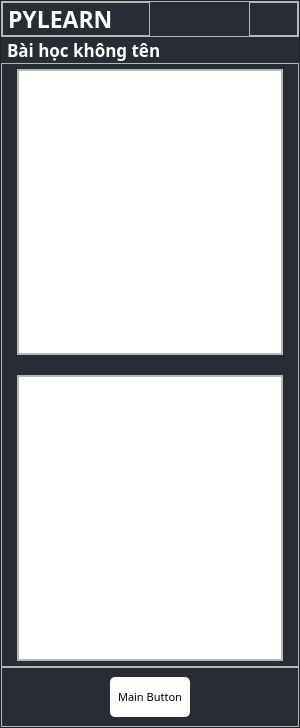
<?xml version="1.0" encoding="UTF-8"?>
<ui version="4.0">
 <class>MainWindow</class>
 <widget class="QMainWindow" name="MainWindow">
  <property name="geometry">
   <rect>
    <x>0</x>
    <y>0</y>
    <width>300</width>
    <height>728</height>
   </rect>
  </property>
  <property name="minimumSize">
   <size>
    <width>300</width>
    <height>728</height>
   </size>
  </property>
  <property name="maximumSize">
   <size>
    <width>300</width>
    <height>728</height>
   </size>
  </property>
  <property name="windowTitle">
   <string>MainWindow</string>
  </property>
  <widget class="QWidget" name="centralwidget">
   <layout class="QVBoxLayout" name="verticalLayout">
    <property name="spacing">
     <number>0</number>
    </property>
    <property name="leftMargin">
     <number>0</number>
    </property>
    <property name="topMargin">
     <number>0</number>
    </property>
    <property name="rightMargin">
     <number>0</number>
    </property>
    <property name="bottomMargin">
     <number>0</number>
    </property>
    <item>
     <widget class="QFrame" name="bg_frame">
      <property name="styleSheet">
       <string notr="true">QFrame {
	background-color: rgb(40, 44, 52);
}</string>
      </property>
      <property name="frameShape">
       <enum>QFrame::StyledPanel</enum>
      </property>
      <property name="frameShadow">
       <enum>QFrame::Raised</enum>
      </property>
      <layout class="QVBoxLayout" name="verticalLayout_6">
       <property name="spacing">
        <number>0</number>
       </property>
       <property name="leftMargin">
        <number>0</number>
       </property>
       <property name="topMargin">
        <number>0</number>
       </property>
       <property name="rightMargin">
        <number>0</number>
       </property>
       <property name="bottomMargin">
        <number>0</number>
       </property>
       <item>
        <widget class="QFrame" name="title_bar">
         <property name="maximumSize">
          <size>
           <width>16777215</width>
           <height>50</height>
          </size>
         </property>
         <property name="font">
          <font>
           <pointsize>8</pointsize>
          </font>
         </property>
         <property name="styleSheet">
          <string notr="true">background-color: none</string>
         </property>
         <property name="frameShape">
          <enum>QFrame::StyledPanel</enum>
         </property>
         <property name="frameShadow">
          <enum>QFrame::Raised</enum>
         </property>
         <layout class="QHBoxLayout" name="horizontalLayout_2">
          <property name="spacing">
           <number>0</number>
          </property>
          <property name="leftMargin">
           <number>0</number>
          </property>
          <property name="topMargin">
           <number>0</number>
          </property>
          <property name="rightMargin">
           <number>0</number>
          </property>
          <property name="bottomMargin">
           <number>0</number>
          </property>
          <item>
           <widget class="QFrame" name="frame_title">
            <property name="frameShape">
             <enum>QFrame::StyledPanel</enum>
            </property>
            <property name="frameShadow">
             <enum>QFrame::Raised</enum>
            </property>
            <layout class="QVBoxLayout" name="verticalLayout_2">
             <property name="spacing">
              <number>0</number>
             </property>
             <property name="leftMargin">
              <number>5</number>
             </property>
             <property name="topMargin">
              <number>0</number>
             </property>
             <property name="rightMargin">
              <number>0</number>
             </property>
             <property name="bottomMargin">
              <number>0</number>
             </property>
             <item>
              <widget class="QLabel" name="title">
               <property name="font">
                <font>
                 <family>Montserrat</family>
                 <pointsize>17</pointsize>
                 <weight>75</weight>
                 <bold>true</bold>
                 <kerning>true</kerning>
                </font>
               </property>
               <property name="styleSheet">
                <string notr="true">color: rgb(255, 255, 255);</string>
               </property>
               <property name="text">
                <string>PYLEARN</string>
               </property>
               <property name="scaledContents">
                <bool>false</bool>
               </property>
               <property name="alignment">
                <set>Qt::AlignLeading|Qt::AlignLeft|Qt::AlignTop</set>
               </property>
              </widget>
             </item>
            </layout>
           </widget>
          </item>
          <item alignment="Qt::AlignRight">
           <widget class="QFrame" name="frame_btn">
            <property name="maximumSize">
             <size>
              <width>100</width>
              <height>16777215</height>
             </size>
            </property>
            <property name="frameShape">
             <enum>QFrame::StyledPanel</enum>
            </property>
            <property name="frameShadow">
             <enum>QFrame::Raised</enum>
            </property>
            <layout class="QHBoxLayout" name="horizontalLayout_5">
             <property name="spacing">
              <number>15</number>
             </property>
             <property name="leftMargin">
              <number>0</number>
             </property>
             <property name="topMargin">
              <number>0</number>
             </property>
             <property name="rightMargin">
              <number>0</number>
             </property>
             <property name="bottomMargin">
              <number>0</number>
             </property>
             <item>
              <widget class="QPushButton" name="btn_minimize">
               <property name="minimumSize">
                <size>
                 <width>16</width>
                 <height>16</height>
                </size>
               </property>
               <property name="maximumSize">
                <size>
                 <width>16</width>
                 <height>16</height>
                </size>
               </property>
               <property name="styleSheet">
                <string notr="true">QPushButton {
	background: transparent;
	image: url(:/images/icons/minimize_white.png);
	border-radius: 8px;
}
QPushButton:hover {
	background: rgb(108, 108, 108);
}</string>
               </property>
               <property name="text">
                <string/>
               </property>
              </widget>
             </item>
             <item>
              <widget class="QPushButton" name="btn_quit">
               <property name="minimumSize">
                <size>
                 <width>16</width>
                 <height>16</height>
                </size>
               </property>
               <property name="maximumSize">
                <size>
                 <width>16</width>
                 <height>16</height>
                </size>
               </property>
               <property name="styleSheet">
                <string notr="true">QPushButton {
	background: transparent;
	image: url(:/images/icons/close_white.png);
	border-radius: 8px;
}
QPushButton:hover {
	background: rgb(255, 0, 0);
}</string>
               </property>
               <property name="text">
                <string/>
               </property>
              </widget>
             </item>
            </layout>
           </widget>
          </item>
         </layout>
        </widget>
       </item>
       <item>
        <widget class="QFrame" name="assignment_title_frame">
         <property name="styleSheet">
          <string notr="true">background-color: transparent;</string>
         </property>
         <property name="frameShape">
          <enum>QFrame::StyledPanel</enum>
         </property>
         <property name="frameShadow">
          <enum>QFrame::Raised</enum>
         </property>
         <layout class="QVBoxLayout" name="verticalLayout_7">
          <property name="spacing">
           <number>0</number>
          </property>
          <property name="leftMargin">
           <number>5</number>
          </property>
          <property name="topMargin">
           <number>0</number>
          </property>
          <property name="rightMargin">
           <number>0</number>
          </property>
          <property name="bottomMargin">
           <number>0</number>
          </property>
          <item>
           <widget class="QLabel" name="assignment_title">
            <property name="font">
             <font>
              <family>Montserrat</family>
              <pointsize>13</pointsize>
              <weight>75</weight>
              <bold>true</bold>
              <kerning>true</kerning>
             </font>
            </property>
            <property name="styleSheet">
             <string notr="true">color: rgb(255, 255, 255);</string>
            </property>
            <property name="text">
             <string>Bài học không tên</string>
            </property>
            <property name="scaledContents">
             <bool>false</bool>
            </property>
            <property name="alignment">
             <set>Qt::AlignLeading|Qt::AlignLeft|Qt::AlignTop</set>
            </property>
           </widget>
          </item>
         </layout>
        </widget>
       </item>
       <item>
        <widget class="QFrame" name="frame_content">
         <property name="styleSheet">
          <string notr="true">background-color: none</string>
         </property>
         <property name="frameShape">
          <enum>QFrame::StyledPanel</enum>
         </property>
         <property name="frameShadow">
          <enum>QFrame::Raised</enum>
         </property>
         <layout class="QVBoxLayout" name="verticalLayout_3">
          <property name="spacing">
           <number>20</number>
          </property>
          <property name="leftMargin">
           <number>15</number>
          </property>
          <property name="topMargin">
           <number>5</number>
          </property>
          <property name="rightMargin">
           <number>15</number>
          </property>
          <property name="bottomMargin">
           <number>5</number>
          </property>
          <item>
           <widget class="QFrame" name="frame_content_assignment">
            <property name="styleSheet">
             <string notr="true"/>
            </property>
            <property name="frameShape">
             <enum>QFrame::StyledPanel</enum>
            </property>
            <property name="frameShadow">
             <enum>QFrame::Raised</enum>
            </property>
            <layout class="QVBoxLayout" name="verticalLayout_5">
             <property name="spacing">
              <number>0</number>
             </property>
             <property name="leftMargin">
              <number>0</number>
             </property>
             <property name="topMargin">
              <number>0</number>
             </property>
             <property name="rightMargin">
              <number>0</number>
             </property>
             <property name="bottomMargin">
              <number>0</number>
             </property>
             <item>
              <widget class="QListWidget" name="list_assignments">
               <property name="font">
                <font>
                 <family>iCiel Effra</family>
                 <pointsize>14</pointsize>
                 <weight>50</weight>
                 <bold>false</bold>
                </font>
               </property>
               <property name="styleSheet">
                <string notr="true"/>
               </property>
               <property name="horizontalScrollBarPolicy">
                <enum>Qt::ScrollBarAlwaysOff</enum>
               </property>
               <property name="autoScroll">
                <bool>true</bool>
               </property>
               <property name="autoScrollMargin">
                <number>16</number>
               </property>
               <property name="editTriggers">
                <set>QAbstractItemView::NoEditTriggers</set>
               </property>
               <property name="tabKeyNavigation">
                <bool>false</bool>
               </property>
               <property name="showDropIndicator" stdset="0">
                <bool>false</bool>
               </property>
               <property name="dragDropMode">
                <enum>QAbstractItemView::DragOnly</enum>
               </property>
               <property name="defaultDropAction">
                <enum>Qt::CopyAction</enum>
               </property>
               <property name="selectionMode">
                <enum>QAbstractItemView::SingleSelection</enum>
               </property>
               <property name="selectionBehavior">
                <enum>QAbstractItemView::SelectItems</enum>
               </property>
               <property name="iconSize">
                <size>
                 <width>3</width>
                 <height>3</height>
                </size>
               </property>
               <property name="movement">
                <enum>QListView::Free</enum>
               </property>
               <property name="isWrapping" stdset="0">
                <bool>false</bool>
               </property>
               <property name="viewMode">
                <enum>QListView::ListMode</enum>
               </property>
               <property name="uniformItemSizes">
                <bool>false</bool>
               </property>
               <property name="wordWrap">
                <bool>true</bool>
               </property>
               <property name="selectionRectVisible">
                <bool>true</bool>
               </property>
               <property name="currentRow">
                <number>-1</number>
               </property>
               <property name="sortingEnabled">
                <bool>false</bool>
               </property>
              </widget>
             </item>
            </layout>
           </widget>
          </item>
          <item>
           <widget class="QFrame" name="frame_content_hint">
            <property name="frameShape">
             <enum>QFrame::StyledPanel</enum>
            </property>
            <property name="frameShadow">
             <enum>QFrame::Raised</enum>
            </property>
            <layout class="QVBoxLayout" name="verticalLayout_4">
             <property name="spacing">
              <number>5</number>
             </property>
             <property name="leftMargin">
              <number>0</number>
             </property>
             <property name="topMargin">
              <number>0</number>
             </property>
             <property name="rightMargin">
              <number>0</number>
             </property>
             <property name="bottomMargin">
              <number>0</number>
             </property>
             <item>
              <widget class="QTextEdit" name="assignment_details">
               <property name="font">
                <font>
                 <family>iCiel Effra</family>
                 <pointsize>14</pointsize>
                 <weight>50</weight>
                 <bold>false</bold>
                </font>
               </property>
               <property name="tabChangesFocus">
                <bool>true</bool>
               </property>
               <property name="undoRedoEnabled">
                <bool>false</bool>
               </property>
               <property name="readOnly">
                <bool>true</bool>
               </property>
               <property name="textInteractionFlags">
                <set>Qt::TextSelectableByMouse</set>
               </property>
               <property name="placeholderText">
                <string/>
               </property>
              </widget>
             </item>
            </layout>
           </widget>
          </item>
         </layout>
        </widget>
       </item>
       <item>
        <widget class="QFrame" name="frame_main_btn">
         <property name="minimumSize">
          <size>
           <width>0</width>
           <height>60</height>
          </size>
         </property>
         <property name="maximumSize">
          <size>
           <width>16777215</width>
           <height>100</height>
          </size>
         </property>
         <property name="font">
          <font>
           <pointsize>8</pointsize>
          </font>
         </property>
         <property name="styleSheet">
          <string notr="true">background-color: none;
</string>
         </property>
         <property name="frameShape">
          <enum>QFrame::StyledPanel</enum>
         </property>
         <property name="frameShadow">
          <enum>QFrame::Raised</enum>
         </property>
         <layout class="QHBoxLayout" name="horizontalLayout_6">
          <property name="spacing">
           <number>0</number>
          </property>
          <property name="leftMargin">
           <number>0</number>
          </property>
          <property name="topMargin">
           <number>0</number>
          </property>
          <property name="rightMargin">
           <number>0</number>
          </property>
          <property name="bottomMargin">
           <number>0</number>
          </property>
          <item>
           <widget class="QPushButton" name="main_btn">
            <property name="minimumSize">
             <size>
              <width>0</width>
              <height>40</height>
             </size>
            </property>
            <property name="maximumSize">
             <size>
              <width>80</width>
              <height>16777215</height>
             </size>
            </property>
            <property name="font">
             <font>
              <family>Montserrat</family>
              <pointsize>8</pointsize>
             </font>
            </property>
            <property name="styleSheet">
             <string notr="true">QPushButton {
	background-color: rgb(255, 255, 255);
	border-radius: 5px;
}

QPushButton:hover {
	background-color: rgba(255, 255, 255, 150)
}</string>
            </property>
            <property name="text">
             <string>Main Button</string>
            </property>
            <property name="checkable">
             <bool>false</bool>
            </property>
            <property name="checked">
             <bool>false</bool>
            </property>
            <property name="flat">
             <bool>false</bool>
            </property>
           </widget>
          </item>
         </layout>
        </widget>
       </item>
      </layout>
     </widget>
    </item>
   </layout>
  </widget>
 </widget>
 <resources>
  <include location="Resources.qrc"/>
 </resources>
 <connections/>
</ui>
